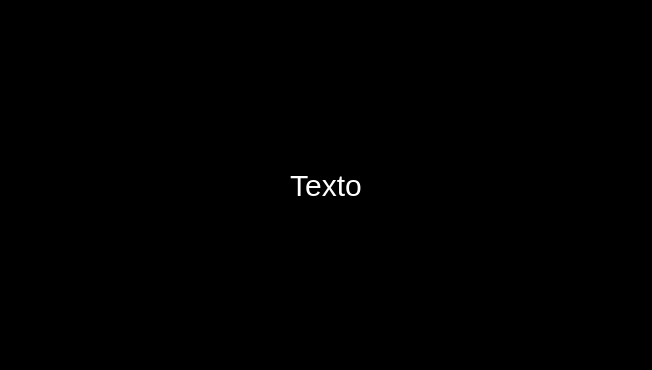
<?xml version="1.0" encoding="UTF-8"?>
<ui version="4.0">
 <class>MainWindow</class>
 <widget class="QMainWindow" name="MainWindow">
  <property name="geometry">
   <rect>
    <x>0</x>
    <y>0</y>
    <width>652</width>
    <height>370</height>
   </rect>
  </property>
  <property name="windowTitle">
   <string>Text projector</string>
  </property>
  <property name="styleSheet">
   <string notr="true">* {
	background-color: black;
}</string>
  </property>
  <widget class="QWidget" name="centralwidget">
   <layout class="QGridLayout" name="gridLayout">
    <property name="leftMargin">
     <number>0</number>
    </property>
    <property name="topMargin">
     <number>0</number>
    </property>
    <property name="rightMargin">
     <number>0</number>
    </property>
    <property name="bottomMargin">
     <number>0</number>
    </property>
    <item row="0" column="0">
     <widget class="QLabel" name="text_label">
      <property name="styleSheet">
       <string notr="true">* {
	font: 8pt &quot;Berlin Sans FB&quot;;
	color: white;
	font-size: 30px;
	margin: 50%;
}</string>
      </property>
      <property name="text">
       <string>Texto</string>
      </property>
      <property name="textFormat">
       <enum>Qt::AutoText</enum>
      </property>
      <property name="alignment">
       <set>Qt::AlignCenter</set>
      </property>
      <property name="wordWrap">
       <bool>true</bool>
      </property>
      <property name="textInteractionFlags">
       <set>Qt::NoTextInteraction</set>
      </property>
     </widget>
    </item>
   </layout>
  </widget>
 </widget>
 <resources/>
 <connections/>
</ui>
